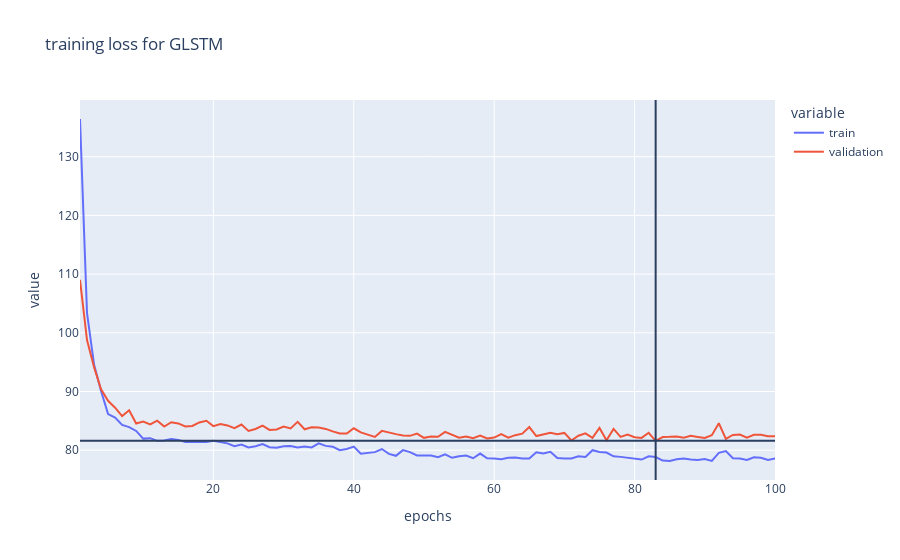

Notebook source saved alongside this figure:
### Code cell
plot(model,
     config,
     loss_training, 
     loss_validation, 
     "GLSTM", 
     show = True)

### Figure 1 — Plotly figure (JSON) as saved in the notebook; plotly's stock layout.template omitted (floating-point values rounded to 4 significant figures)
{"data": [{"hovertemplate": "variable=train<br>epochs=%{x}<br>value=%{y}<extra></extra>", "legendgroup": "train", "line": {"color": "#636efa", "dash": "solid"}, "marker": {"symbol": "circle"}, "mode": "lines", "name": "train", "orientation": "v", "showlegend": true, "type": "scatter", "x": [1, 2, 3, 4, 5, 6, 7, 8, 9, 10, 11, 12, 13, 14, 15, 16, 17, 18, 19, 20, 21, 22, 23, 24, 25, 26, 27, 28, 29, 30, 31, 32, 33, 34, 35, 36, 37, 38, 39, 40, 41, 42, 43, 44, 45, 46, 47, 48, 49, 50, 51, 52, 53, 54, 55, 56, 57, 58, 59, 60, 61, 62, 63, 64, 65, 66, 67, 68, 69, 70, 71, 72, 73, 74, 75, 76, 77, 78, 79, 80, 81, 82, 83, 84, 85, 86, 87, 88, 89, 90, 91, 92, 93, 94, 95, 96, 97, 98, 99, 100], "xaxis": "x", "y": [136.4, 103.3, 94.62, 90.1, 86.15, 85.54, 84.3, 83.94, 83.28, 81.97, 82.05, 81.6, 81.64, 81.91, 81.75, 81.39, 81.45, 81.49, 81.41, 81.6, 81.42, 81.16, 80.67, 80.97, 80.48, 80.68, 81.04, 80.51, 80.41, 80.68, 80.7, 80.45, 80.62, 80.47, 81.16, 80.74, 80.59, 80.01, 80.2, 80.61, 79.39, 79.58, 79.67, 80.2, 79.36, 79.04, 80.01, 79.67, 79.1, 79.1, 79.1, 78.81, 79.28, 78.7, 78.97, 79.1, 78.63, 79.43, 78.63, 78.57, 78.44, 78.7, 78.76, 78.59, 78.59, 79.64, 79.44, 79.73, 78.67, 78.59, 78.6, 78.98, 78.84, 80.0, 79.68, 79.6, 78.96, 78.86, 78.68, 78.47, 78.4, 78.97, 78.83, 78.23, 78.16, 78.44, 78.58, 78.4, 78.31, 78.49, 78.17, 79.54, 79.84, 78.62, 78.57, 78.35, 78.8, 78.71, 78.34, 78.59], "yaxis": "y"}, {"hovertemplate": "variable=validation<br>epochs=%{x}<br>value=%{y}<extra></extra>", "legendgroup": "validation", "line": {"color": "#EF553B", "dash": "solid"}, "marker": {"symbol": "circle"}, "mode": "lines", "name": "validation", "orientation": "v", "showlegend": true, "type": "scatter", "x": [1, 2, 3, 4, 5, 6, 7, 8, 9, 10, 11, 12, 13, 14, 15, 16, 17, 18, 19, 20, 21, 22, 23, 24, 25, 26, 27, 28, 29, 30, 31, 32, 33, 34, 35, 36, 37, 38, 39, 40, 41, 42, 43, 44, 45, 46, 47, 48, 49, 50, 51, 52, 53, 54, 55, 56, 57, 58, 59, 60, 61, 62, 63, 64, 65, 66, 67, 68, 69, 70, 71, 72, 73, 74, 75, 76, 77, 78, 79, 80, 81, 82, 83, 84, 85, 86, 87, 88, 89, 90, 91, 92, 93, 94, 95, 96, 97, 98, 99, 100], "xaxis": "x", "y": [109.0, 98.77, 94.15, 90.39, 88.41, 87.24, 85.82, 86.79, 84.54, 84.88, 84.38, 85.03, 84.04, 84.77, 84.56, 84.03, 84.12, 84.73, 85.01, 84.1, 84.46, 84.22, 83.75, 84.38, 83.28, 83.61, 84.18, 83.46, 83.54, 84.03, 83.72, 84.82, 83.56, 83.92, 83.88, 83.63, 83.21, 82.84, 82.84, 83.73, 83.03, 82.69, 82.26, 83.29, 83.07, 82.74, 82.49, 82.44, 82.83, 82.1, 82.32, 82.27, 83.12, 82.65, 82.12, 82.34, 82.05, 82.49, 81.99, 82.16, 82.75, 82.14, 82.56, 82.81, 83.94, 82.41, 82.68, 82.98, 82.72, 82.94, 81.65, 82.46, 82.86, 82.11, 83.79, 81.7, 83.62, 82.26, 82.64, 82.22, 82.1, 82.97, 81.6, 82.23, 82.27, 82.35, 82.11, 82.44, 82.25, 82.07, 82.55, 84.59, 81.94, 82.59, 82.67, 82.13, 82.62, 82.62, 82.4, 82.37], "yaxis": "y"}], "layout": {"autosize": true, "legend": {"title": {"text": "variable"}, "tracegroupgap": 0}, "shapes": [{"type": "line", "x0": 83, "x1": 83, "xref": "x", "y0": 0, "y1": 1, "yref": "y domain"}, {"type": "line", "x0": 0, "x1": 1, "xref": "x domain", "y0": 81.6, "y1": 81.6, "yref": "y"}], "title": {"text": "training loss for GLSTM"}, "xaxis": {"anchor": "y", "autorange": true, "domain": [0, 1], "range": [1, 100], "title": {"text": "epochs"}, "type": "linear"}, "yaxis": {"anchor": "x", "autorange": true, "domain": [0, 1], "range": [74.92, 139.7], "title": {"text": "value"}, "type": "linear"}}}
